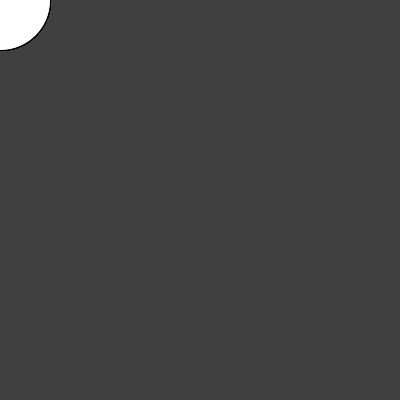
Frame 1 (no input)
Frame 60 (the mouse pressed at the canvas centre just before this capture): identical to frame 1, image omitted
Frame 120 (the mouse held since frame 60 and released just before this capture): identical to frame 1, image omitted

The Processing sketch that drew this single still picture (run headless with seeded random() and noise(); from frame 60 on, the mouse is pressed at the canvas centre):

// Processing sketch: processing_54538
// ── processing_54538.pde

// "snake" following the mouse
// draw the last 50 positions of the mouse, which are stored
// inside two arrays as the mouse is moved
// an index variable keeps track of the current position in the arrays
// and wraps around to the begining when the arrays are full
// this is also called a "circular buffer" 

int[] trail_x;
int[] trail_y;
int index = 0;

void setup() {
  size(400, 400);
  smooth(); 
  trail_x = new int[50];
  trail_y = new int[50];
}

void draw() {
  background(64);
  stroke(0, 128);
  for (int i=0; i < trail_x.length; i++) {
    
    // always end with the last mouse position to avoid the "jumping" 
    // effect
    int pos = (index+i) % trail_x.length;
     ellipse(trail_x[pos], trail_y[pos], 100, 100);  
  }
}

void mouseMoved() {
  trail_x[index] = mouseX;
  trail_y[index] = mouseY;
  index++;
  if (index >= trail_x.length) index = 0;
}
